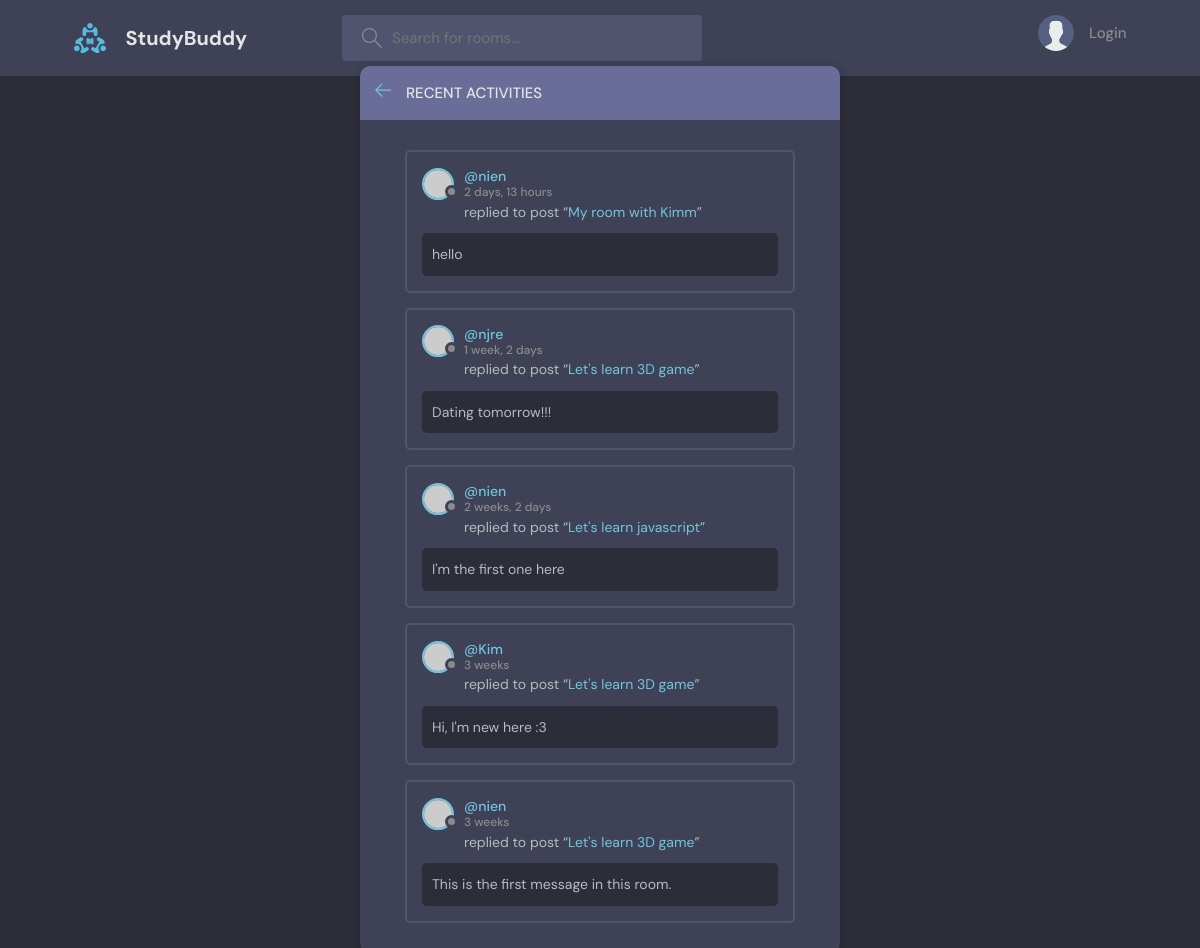
The page /activities/ on the database its author committed.
### base/models.py (models this page shows, shortened)
class Message(models.Model):
    user = models.ForeignKey(User, on_delete=models.CASCADE)
    room = models.ForeignKey(Room, on_delete=models.CASCADE) # When room get deleted, all messages will be deleted as well
    body = models.TextField()
    updated = models.DateTimeField(auto_now=True)
    created = models.DateTimeField(auto_now_add=True)
    class Meta:
        ordering = ['-updated', '-created'] # the newest information from form will appear at first
    def __str__(self):
        return self.body[0:50]

class Room(models.Model):
    host = models.ForeignKey(User, on_delete=models.SET_NULL, null=True)
    topic = models.ForeignKey(Topic, on_delete=models.SET_NULL, null=True)
    name = models.CharField(max_length=200)
    description = models.TextField(null=True, blank=True)
    updated = models.DateTimeField(auto_now=True) # update edited time
    created = models.DateTimeField(auto_now_add=True) # time first created instance
    participants = models.ManyToManyField(User, related_name='participants', blank=True)
    class Meta:
        ordering = ['-updated', '-created'] # the newest information from form will appear at first

### base/views.py (the view)
# urls.py: path('activities/', views.activitiesPage, name='activities')
def activitiesPage(request):
    messages = Message.objects.all()
    context = {
        'messages': messages
    }
    return render(request, 'base/activity.html', context)

### base/templates/base/activity.html (shortened to what this page needs)
{% extends 'main.html' %}
{% block content %}
    <main class="layout">
      <div class="container">
        <div class="layout__box">
          <div class="layout__boxHeader">
            <div class="layout__boxTitle">
              <a href="index.html">
                <svg version="1.1" xmlns="http://www.w3.org/2000/svg" width="32" height="32" viewBox="0 0 32 32">
                  <title>arrow-left</title>
                  <path
                    d="M13.723 2.286l-13.723 13.714 13.719 13.714 1.616-1.611-10.96-10.96h27.625v-2.286h-27.625l10.965-10.965-1.616-1.607z"
                  ></path>
                </svg>
              </a>
              <h3>Recent Activities</h3>
            </div>
          </div>
          <div class="activities-page layout__body">
            {% for message in messages %}
            <div class="activities__box">
              <div class="activities__boxHeader roomListRoom__header">
                <a href="profile.html" class="roomListRoom__author">
                  <div class="avatar avatar--small">
                    <img src="https://randomuser.me/api/portraits/women/11.jpg" />
                  </div>
                  <p>
                    @{{message.user.username}}
                    <span>{{message.updated|timesince}}</span>
                  </p>
                </a>
              </div>
              <div class="activities__boxContent">
                <p>replied to post “<a href="room.html">{{message.room.name}}</a>”</p>
                <div class="activities__boxRoomContent">
                  {{message.body}}
                </div>
              </div>
            </div>
            {% endfor %}
          </div>
        </div>
      </div>
    </main>
{% endblock content %}

### static/styles/style.css (style rules this page uses)
:root { --color-main: #71c6dd; --color-main-light: #e1f6fb; --color-dark: #3f4156; --color-dark-medium: #51546e; --color-dark-light: #696d97; --color-light: #e5e5e5; --color-gray: #8b8b8b; --color-light-gray: #b2bdbd; --color-bg: #2d2d39; --color-success: #5dd693; --color-error: #fc4b0b; }
* { font-family: "DM Sans", -apple-system, BlinkMacSystemFont, "Segoe UI", Roboto, Oxygen, Ubuntu, Cantarell, "Open Sans", "Helvetica Neue", sans-serif; margin: 0; padding: 0; box-sizing: border-box; text-rendering: optimizeLegibility; font-size: inherit; }
html { font-size: 56.25%; }
@media only screen and (min-width: 1200px) { html { font-size: 62.5%; } }
body { line-height: 1.6; font-weight: 400; font-size: 1.5rem; color: var(--color-light-gray); background-color: var(--color-bg); min-height: 100vh; }
img { width: 100%; }
a { display: inline-block; color: var(--color-main); text-decoration: none; }
.container { max-width: 120rem; width: 90%; margin: auto; }
.avatar { position: relative; display: inline-block; border-radius: 50%; border: 2px solid var(--color-main); }
.avatar img { display: block; border-radius: 50%; object-fit: cover; object-position: center; }
.avatar::after { content: ""; display: block; position: absolute; background-color: var(--color-gray); z-index: 111; border-radius: 50%; border: 0.3rem solid var(--color-dark); }
.avatar.avatar--small img { width: 2.8rem; height: 2.8rem; }
.avatar.avatar--small:after { width: 0.7rem; height: 0.7rem; bottom: 0px; right: -6px; }
.layout { margin-top: 2.4rem; }
.layout > .container { display: flex; justify-content: space-between; align-items: flex-start; }
.layout__box { width: 90%; max-width: 48rem; min-height: 40rem; position: absolute; top: 50%; left: 50%; transform: translate(-50%, -46%); background-color: var(--color-dark); border-radius: 1rem; box-shadow: 1px 1px 6px 3px rgba(0, 0, 0, 0.1); overflow: hidden; }
.layout__boxHeader { display: flex; padding: 1.5rem; background-color: var(--color-dark-light); }
.layout__boxTitle { display: flex; gap: 1.5rem; align-items: center; }
.layout__boxTitle h3 { text-transform: uppercase; font-weight: 500; color: var(--color-light); }
.layout__boxTitle svg { width: 1.6rem; height: 1.6rem; fill: var(--color-main); }
.layout__body { margin: 3rem; }
.roomListRoom__header { display: flex; justify-content: space-between; align-items: center; }
.roomListRoom__author { font-weight: 500; display: flex; align-items: center; gap: 1rem; }
.activities__box { margin: 1.5rem; padding: 1.5rem; border: 2px solid var(--color-dark-medium); border-radius: 5px; }
.activities__boxHeader p { font-size: 1.4rem; line-height: 1.3; }
.activities__boxHeader p span { color: var(--color-gray); font-size: 1.2rem; display: block; }
.activities__boxContent { margin-left: 4.2rem; }
.activities__boxContent { font-size: 1.4rem; }
.activities__boxRoomContent { background: var(--color-bg); padding: 1rem; border-radius: 5px; margin-top: 1rem; margin-left: -4.2rem; }

### rows shown on the page
Message: user.username "nien", updated "2 days, 13 hours", room.name "My room with Kimm", body "hello"
Message: user.username "njre", updated "1 week, 2 days", room.name "Let's learn 3D game", body "Dating tomorrow!!!"
Message: user.username "nien", updated "2 weeks, 2 days", room.name "Let's learn javascript", body "I'm the first one here"
Message: user.username "Kim", updated "3 weeks", room.name "Let's learn 3D game", body "Hi, I'm new here :3"
Message: user.username "nien", updated "3 weeks", room.name "Let's learn 3D game", body "This is the first message in this room."
